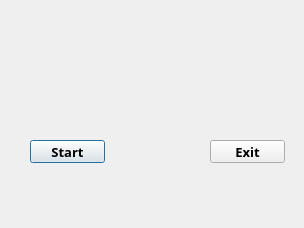
<?xml version="1.0" encoding="UTF-8"?>
<ui version="4.0">
 <class>start</class>
 <widget class="QDialog" name="start">
  <property name="geometry">
   <rect>
    <x>0</x>
    <y>0</y>
    <width>304</width>
    <height>228</height>
   </rect>
  </property>
  <property name="windowTitle">
   <string>Dialog</string>
  </property>
  <widget class="QLabel" name="label">
   <property name="geometry">
    <rect>
     <x>0</x>
     <y>-20</y>
     <width>351</width>
     <height>261</height>
    </rect>
   </property>
   <property name="text">
    <string/>
   </property>
   <property name="pixmap">
    <pixmap resource="background1.qrc">:/background1/th.jpg</pixmap>
   </property>
  </widget>
  <widget class="QPushButton" name="pushButton">
   <property name="geometry">
    <rect>
     <x>30</x>
     <y>140</y>
     <width>75</width>
     <height>23</height>
    </rect>
   </property>
   <property name="font">
    <font>
     <family>Agency FB</family>
     <pointsize>10</pointsize>
     <weight>75</weight>
     <bold>true</bold>
    </font>
   </property>
   <property name="autoFillBackground">
    <bool>false</bool>
   </property>
   <property name="text">
    <string>Start</string>
   </property>
  </widget>
  <widget class="QPushButton" name="pushButton_2">
   <property name="geometry">
    <rect>
     <x>210</x>
     <y>140</y>
     <width>75</width>
     <height>23</height>
    </rect>
   </property>
   <property name="font">
    <font>
     <family>Agency FB</family>
     <pointsize>10</pointsize>
     <weight>75</weight>
     <bold>true</bold>
    </font>
   </property>
   <property name="text">
    <string>Exit</string>
   </property>
  </widget>
 </widget>
 <resources>
  <include location="background1.qrc"/>
 </resources>
 <connections>
  <connection>
   <sender>pushButton_2</sender>
   <signal>clicked()</signal>
   <receiver>start</receiver>
   <slot>close()</slot>
   <hints>
    <hint type="sourcelabel">
     <x>258</x>
     <y>155</y>
    </hint>
    <hint type="destinationlabel">
     <x>286</x>
     <y>251</y>
    </hint>
   </hints>
  </connection>
 </connections>
</ui>
